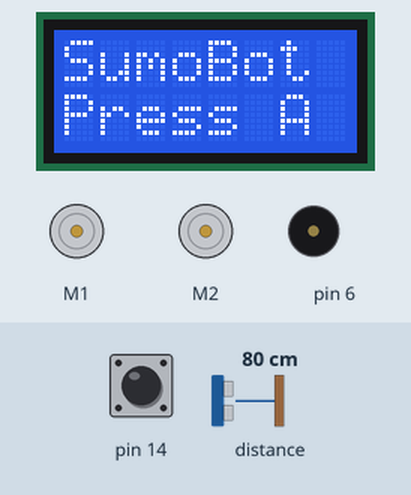
A sketch run on a simulated Arduino Leonardo, built with avr-gcc and run on an emulated ATmega32U4. On the bench: 8×2 character LCD, 2 × DC motor (green arrow = forward, orange = backward, longer = faster), buzzer (waves = sounding). Inputs (shaded band) come from the test bench; at power-on: pin 14 HIGH, distance to the obstacle 80 cm.

Above: at 1.2 s.
1.3 s: pin 14 pulled LOW for 0.15 s
At 2.1 s:
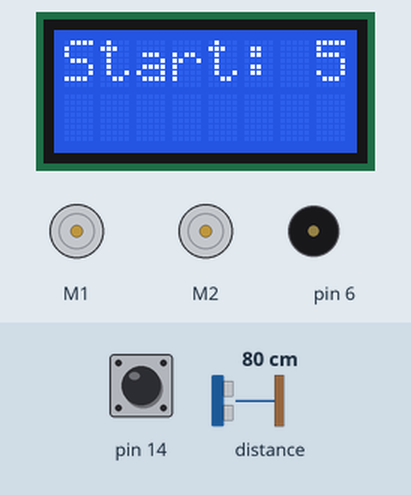
4.1 s: distance to the obstacle set to 32 cm
7.1 s: distance to the obstacle set to 25 cm
At 7.4 s:
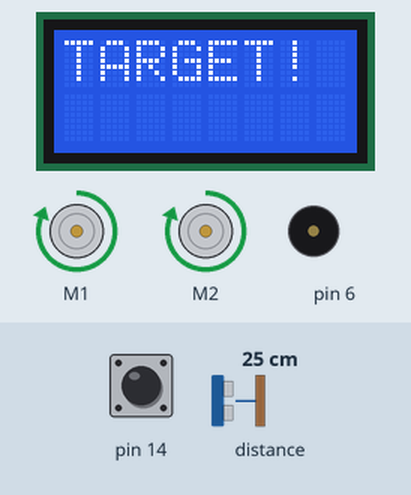
8.6 s: distance to the obstacle set to 35 cm
At 9.6 s:
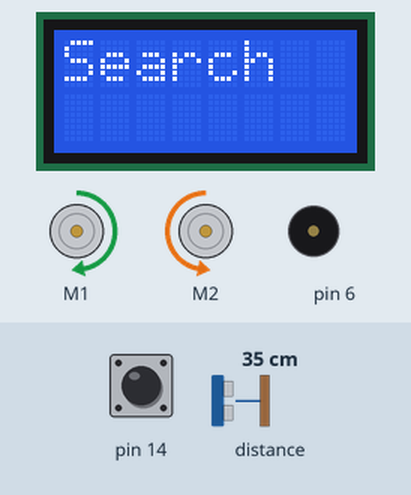
11.6 s: distance to the obstacle set to 2 cm
At 11.9 s:
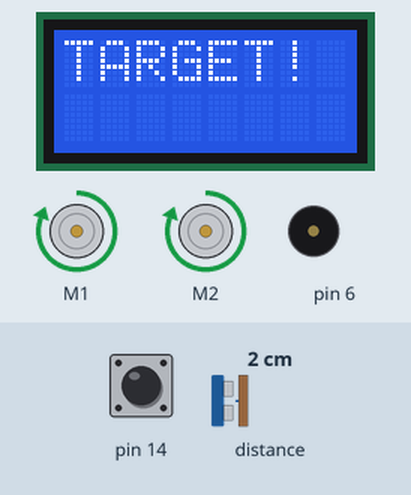
13.1 s: distance to the obstacle set to 60 cm
At 14.1 s:
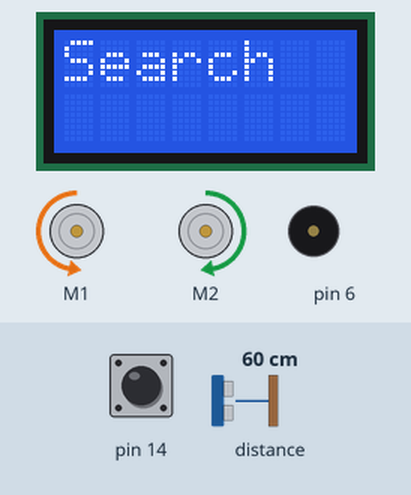
Timing chart, 0 to 16.6 s (numbered marks = the images above; inputs shaded):
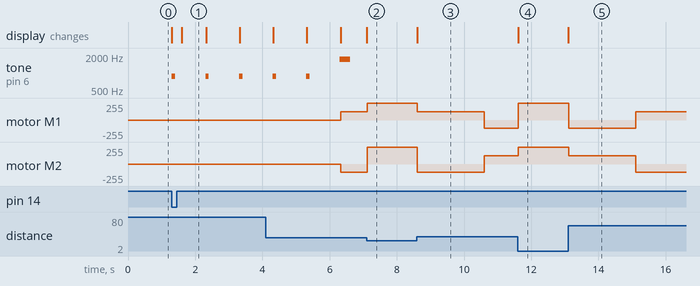

Measured:
- the behaviour switches between 29 and 28 cm on distance to the obstacle (found by bisection; images 1 and 2)
- after the input at 1.3 s, tone on pin 6: alternates 880 Hz for 0.10 s and silent for 0.90 s, starting at once; the display: first changes at once (image 1 shows a later state)
- after the input at 7.1 s, motor M1: forward 127/255 → forward 255/255 at once; motor M2: backward 127/255 → forward 255/255 at once; the display: changes at once (image 2)
- after the input at 8.6 s, motor M1: forward 255/255 → forward 127/255 at once, → backward 127/255 2.0 s later; motor M2: forward 255/255 → backward 127/255 at once, → forward 127/255 2.0 s later; the display: changes at once (image 3)
- after the input at 11.6 s, motor M1: backward 127/255 → forward 255/255 at once; motor M2: forward 127/255 → forward 255/255 at once; the display: changes at once (image 4)
- after the input at 13.1 s, motor M1: forward 255/255 → backward 127/255 at once, → forward 127/255 2.0 s later; motor M2: forward 255/255 → forward 127/255 at once, → backward 127/255 2.0 s later; the display: changes at once (image 5)
- what the display in image 1 shows lasts 0.7 s, from 1.6 s to 2.3 s

The sketch:

sumobot_zumo32u4.ino
```cpp
// ============================================================
//  SumoBots Competition – Pololu Zumo 32U4
//  IEEE Spring 2024 Joint R2 & R1 SAC
//  Organizer: Jenna Fazio
// ============================================================
//
//  RULES COMPLIANCE IMPLEMENTED:
//    - 5-second start delay before any movement (Rule 6.5)
//    - Fully autonomous after start (Rules 3.1, 4.2)
//    - No remote control or external input during match
//    - Safe shutdown on tilt / stuck detection
//
//  HARDWARE: Pololu Zumo 32U4 (built-in sensors used)
//    - Proximity / IR sensors (front left, front right)
//    - Line sensors (detects white border of Dohyo)
//    - Buzzer (audio feedback)
//    - Button A (start trigger)
//    - Motors via Zumo32U4Motors library
//
//  STRATEGY:
//    1. Wait 5 seconds (mandatory delay)
//    2. Spin slowly to search for opponent
//    3. When opponent detected → charge at full speed
//    4. When border (white line) detected → reverse & turn away
// ============================================================

#include <Wire.h>
#include <Zumo32U4.h>

// ── Hardware objects ─────────────────────────────────────────
Zumo32U4LCD            lcd;
Zumo32U4Motors         motors;
Zumo32U4ButtonA        buttonA;
Zumo32U4Buzzer         buzzer;
Zumo32U4LineSensors    lineSensors;
Zumo32U4ProximitySensors proxSensors;

// ── Tuning constants ─────────────────────────────────────────
const uint16_t START_DELAY_MS       = 5000;  // Rule 6.5: mandatory 5-second wait
const int      DRIVE_SPEED          = 400;   // Forward charge speed  (-400..400)
const int      SEARCH_SPEED         = 200;   // Rotation speed during search
const int      REVERSE_SPEED        = -400;  // Reversal speed when border detected
const uint16_t REVERSE_DURATION_MS  = 300;   // How long to reverse from border
const uint16_t TURN_DURATION_MS     = 350;   // How long to turn after reversing
const uint8_t  LINE_THRESHOLD       = 500;   // Sensor value above which = white border
const uint8_t  PROX_THRESHOLD       = 4;     // Proximity reading to consider "opponent seen"
const uint16_t STUCK_TIMEOUT_MS     = 2000;  // Spin away if no detection for this long

// ── Line sensor calibration values ───────────────────────────
// Calibrate once on your actual Dohyo; these are safe defaults.
const uint16_t LINE_SENSOR_COUNT    = 3;     // Left, Center, Right sensors used
uint16_t lineSensorValues[3];

// ── State machine ─────────────────────────────────────────────
enum State {
  WAITING,    // Pre-match, waiting for button press
  DELAYING,   // 5-second mandatory countdown
  SEARCHING,  // Spinning, looking for opponent
  ATTACKING,  // Opponent acquired – full speed ahead
  EVADING     // Border detected – reverse and reorient
};

State currentState = WAITING;
uint32_t stateStartTime = 0;
uint32_t lastDetectionTime = 0;
bool turnRight = true;  // Alternates turn direction to avoid repetitive patterns

// ── Helper: enter a new state ─────────────────────────────────
void enterState(State s) {
  currentState = s;
  stateStartTime = millis();
}

// ── Helper: non-blocking buzzer notes ────────────────────────
void beep(uint16_t freq, uint16_t dur) {
  buzzer.playFrequency(freq, dur, 15);
}

// ============================================================
//  SETUP
// ============================================================
void setup() {
  // Initialise line sensors (3-sensor array: left=0, center=1, right=2)
  lineSensors.initThreeSensors();

  // Initialise proximity sensors (front-facing IR)
  proxSensors.initFrontSensor();

  // Display welcome message
  lcd.clear();
  lcd.print(F("SumoBot"));
  lcd.gotoXY(0, 1);
  lcd.print(F("Press A"));

  enterState(WAITING);
}

// ============================================================
//  LOOP
// ============================================================
void loop() {
  switch (currentState) {

    // ── WAITING: robot idle, press Button A to arm ──────────
    case WAITING:
      if (buttonA.getSingleDebouncedPress()) {
        lcd.clear();
        lcd.print(F("Ready!"));
        beep(440, 200);
        enterState(DELAYING);
      }
      break;

    // ── DELAYING: 5-second mandatory countdown (Rule 6.5) ───
    case DELAYING: {
      uint32_t elapsed = millis() - stateStartTime;
      uint8_t  secsLeft = (START_DELAY_MS - elapsed) / 1000 + 1;

      lcd.clear();
      lcd.print(F("Start: "));
      lcd.print(secsLeft);

      // Beep each second during countdown
      static uint8_t lastSec = 99;
      if (secsLeft != lastSec) {
        beep(880, 100);
        lastSec = secsLeft;
      }

      if (elapsed >= START_DELAY_MS) {
        // Final go-beep
        beep(1760, 300);
        lcd.clear();
        lcd.print(F("FIGHT!"));
        lastDetectionTime = millis();
        enterState(SEARCHING);
      }
      break;
    }

    // ── SEARCHING: slow spin until opponent detected ─────────
    case SEARCHING: {
      // Read proximity sensors
      proxSensors.read();
      uint8_t leftReading  = proxSensors.countsFrontWithLeftLeds();
      uint8_t rightReading = proxSensors.countsFrontWithRightLeds();

      // Read line sensors to avoid falling off while searching
      lineSensors.read(lineSensorValues);
      if (borderDetected()) {
        enterState(EVADING);
        break;
      }

      // Opponent detected?
      if (leftReading >= PROX_THRESHOLD || rightReading >= PROX_THRESHOLD) {
        lastDetectionTime = millis();
        lcd.clear();
        lcd.print(F("TARGET!"));
        enterState(ATTACKING);
        break;
      }

      // Spin to search; alternate direction periodically to be unpredictable
      if (turnRight) {
        motors.setSpeeds(SEARCH_SPEED, -SEARCH_SPEED);
      } else {
        motors.setSpeeds(-SEARCH_SPEED, SEARCH_SPEED);
      }

      // Change direction every STUCK_TIMEOUT_MS if nothing found
      if (millis() - lastDetectionTime > STUCK_TIMEOUT_MS) {
        turnRight = !turnRight;
        lastDetectionTime = millis();
      }
      break;
    }

    // ── ATTACKING: full charge toward opponent ───────────────
    case ATTACKING: {
      // Always check border first – safety takes priority
      lineSensors.read(lineSensorValues);
      if (borderDetected()) {
        enterState(EVADING);
        break;
      }

      // Re-read proximity to keep tracking
      proxSensors.read();
      uint8_t leftReading  = proxSensors.countsFrontWithLeftLeds();
      uint8_t rightReading = proxSensors.countsFrontWithRightLeds();

      if (leftReading >= PROX_THRESHOLD || rightReading >= PROX_THRESHOLD) {
        // Still seeing target – steer toward stronger signal
        lastDetectionTime = millis();
        if (leftReading > rightReading) {
          // Target is to the left – arc left
          motors.setSpeeds(DRIVE_SPEED / 2, DRIVE_SPEED);
        } else if (rightReading > leftReading) {
          // Target is to the right – arc right
          motors.setSpeeds(DRIVE_SPEED, DRIVE_SPEED / 2);
        } else {
          // Dead ahead – full charge
          motors.setSpeeds(DRIVE_SPEED, DRIVE_SPEED);
        }
      } else {
        // Lost sight of opponent – go back to searching
        lcd.clear();
        lcd.print(F("Search"));
        enterState(SEARCHING);
      }
      break;
    }

    // ── EVADING: reverse then turn away from border ──────────
    case EVADING: {
      uint32_t elapsed = millis() - stateStartTime;

      if (elapsed < REVERSE_DURATION_MS) {
        // Phase 1: Reverse
        motors.setSpeeds(REVERSE_SPEED, REVERSE_SPEED);
      } else if (elapsed < REVERSE_DURATION_MS + TURN_DURATION_MS) {
        // Phase 2: Turn away from danger
        if (turnRight) {
          motors.setSpeeds(DRIVE_SPEED, -DRIVE_SPEED);
        } else {
          motors.setSpeeds(-DRIVE_SPEED, DRIVE_SPEED);
        }
        turnRight = !turnRight; // Alternate next time
      } else {
        // Resume searching
        lastDetectionTime = millis();
        enterState(SEARCHING);
      }
      break;
    }
  }
}

// ============================================================
//  UTILITY: Border Detection
//  Returns true if any line sensor reads a white border value.
//  The Dohyo border is white on a black field, so a HIGH reading
//  from the reflectance sensor indicates the white edge.
// ============================================================
bool borderDetected() {
  // lineSensorValues[0] = left, [1] = center, [2] = right
  return (lineSensorValues[0] > LINE_THRESHOLD ||
          lineSensorValues[1] > LINE_THRESHOLD ||
          lineSensorValues[2] > LINE_THRESHOLD);
}

// ============================================================
//  NOTES FOR TEAMS
// ============================================================
//
//  CALIBRATION (recommended before each match):
//    - Call lineSensors.calibrate() while moving the bot over
//      both black and white surfaces so thresholds auto-adjust.
//    - Increase LINE_THRESHOLD if the bot falls off the Dohyo;
//      decrease it if it turns away from the center too often.
//
//  PROXIMITY TUNING:
//    - Lower PROX_THRESHOLD (e.g. 2) for earlier detection of a
//      distant opponent; raise it (e.g. 6) to reduce false hits.
//
//  STRATEGY VARIATIONS (allowed under Kit rules – software only):
//    - Change SEARCH_SPEED to a slower creep for a more
//      patient, ambush-style approach.
//    - Change DRIVE_SPEED up to the motor maximum for max aggression.
//    - Adjust TURN_DURATION_MS to make evasive turns sharper.
//
//  DISQUALIFICATION RISKS (Rule 6.5 / 3.3 / 4.5):
//    - Never remove the 5-second delay – early movement = warning.
//    - Three warnings = forfeit of the match.
//    - Ensure the robot stops safely if it smokes or stalls.
//
// ============================================================
```
